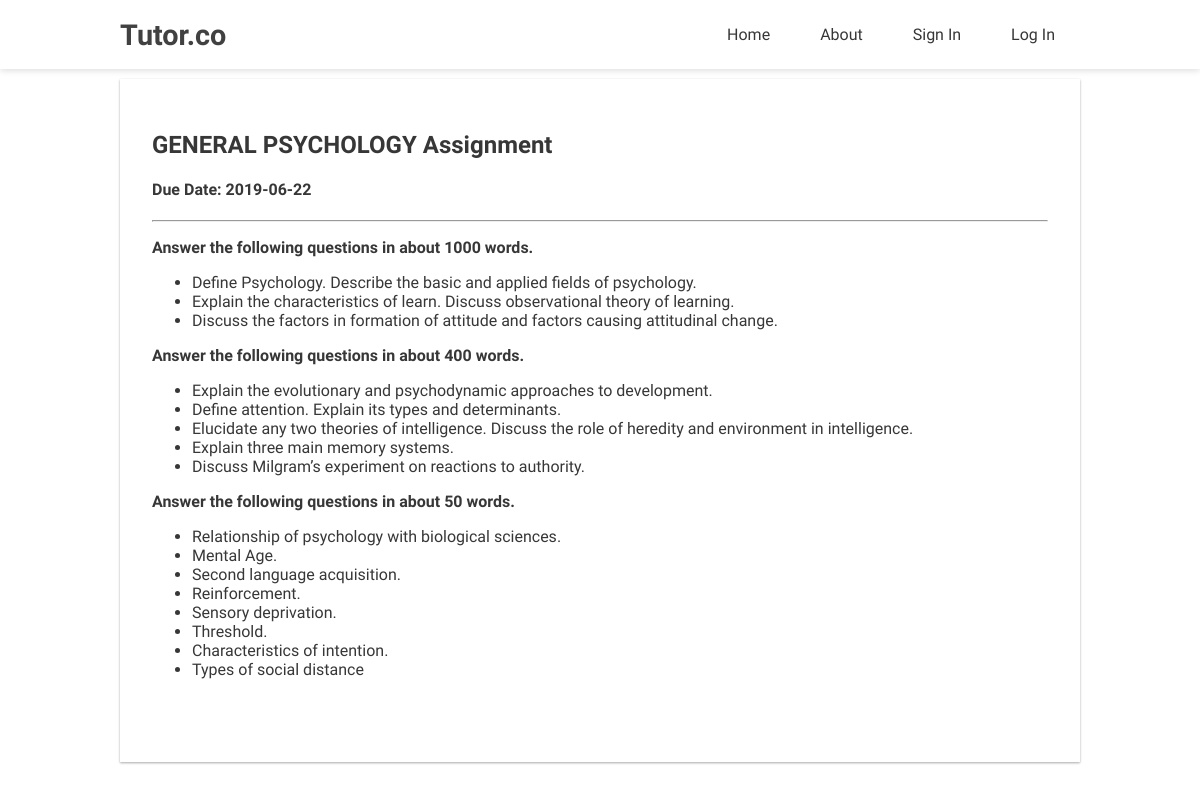
Page /view.php?id=1 on the committed database.
### tables this page shows
CREATE TABLE `assignment` (
  `id` int(100) NOT NULL,
  `title` varchar(100) NOT NULL,
  `description` varchar(30000) NOT NULL,
  `duedate` varchar(100) NOT NULL,
  `user_role` int(10) NOT NULL
);

### view.php (the view, shortened to what this page needs)
<?php
    include("config/db.php");
    include("include/header.php");
?>
    <div class="container">
        <?php
            $id = $_GET['id'];
            $sql = "SELECT * FROM assignment WHERE id = '$id'";
            $result = mysqli_query($conn, $sql) or die('Error');
            if (mysqli_num_rows($result) > 0) {
                while ($row = mysqli_fetch_assoc($result)) {
                    $title = $row['title'];
                    $duedate = $row['duedate'];
                    $description = $row['description'];
        ?>
                    <div class="assignment-card" id="data">
                        <h2><?php echo $title; ?></h2>
                        <h4>Due Date: <?php echo $duedate; ?></h4>
                        <hr>
                        <div><?php echo $description; ?></div>
                    </div>
        <?php
                }
            }
            else {
                $error = 'No assignments';
            }
        ?>
    </div>
<?php
    include("include/footer.php");
?>

### css/main.css (style rules this page uses)
html, body { margin: 0; padding: 0; color: #373738; background: #fff; font-family: 'Varela Round', sans-serif; scroll-behavior: smooth; }
.container { width: 80%; margin: 0 auto; }
.assignment-card { padding: 2em; margin-top: 10px; background-color: #fff; box-shadow: 0 1px 3px rgba(0,0,0,0.12), 0 1px 2px rgba(0,0,0,0.24); transition: all .3s ease-in-out; }
#data { animation: dataIn 1s ease-in-out forwards; -webkit-animation: dataIn 1s ease-in-out forwards; opacity: 0; }

### rows in the picture
assignment: title "GENERAL PSYCHOLOGY Assignment", duedate "2019-06-22", description "Answer the following questions in about 1000 words. Define Psychology. Describe the basic and applied fields of psychology. Explain the characteristics of learn. Discuss observational theory of learning. Discuss the factors in formation of attitude and factors causing attitudinal change. Answer the following questions in about 400 words. Explain the evolutionary and psychodynamic approaches to development. Define attention. Explain its types and determinants. Elucidate any two theories of intelligence. Discuss the role of heredity and environment in intelligence. Explain three main memory systems. Discuss Milgram’s experiment on reactions to authority. Answer the following questions in…"
